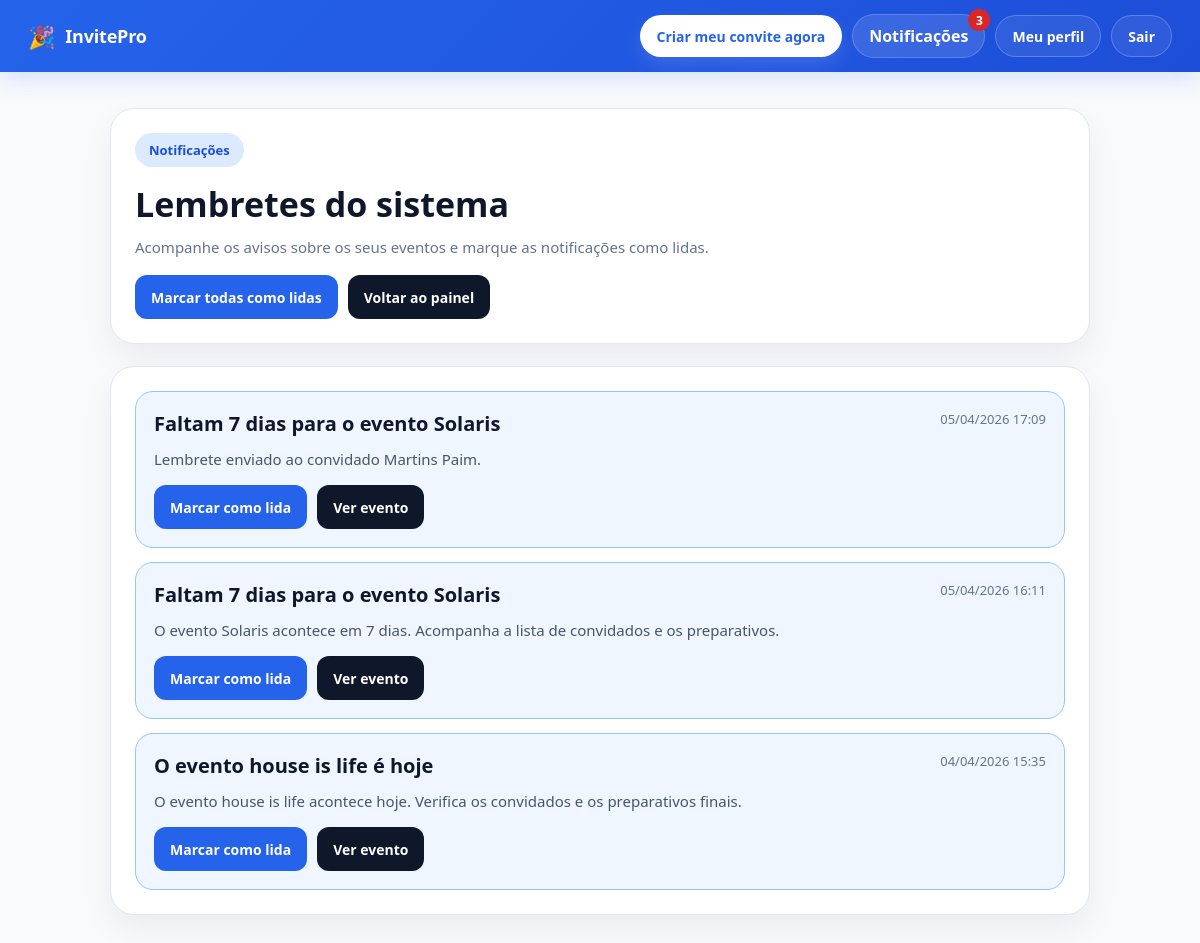
The app's page /notifications/ (signed in) with its own data.
### notifications/models.py (models this page shows, shortened)
class Notification(models.Model):
    user = models.ForeignKey(User, on_delete=models.CASCADE, related_name='notifications')
    event = models.ForeignKey('events.Event', on_delete=models.CASCADE, null=True, blank=True)
    title = models.CharField(max_length=255)
    message = models.TextField()
    days_left = models.IntegerField(null=True, blank=True)
    is_read = models.BooleanField(default=False)
    reminder_key = models.CharField(max_length=100, unique=True, null=True, blank=True)
    created_at = models.DateTimeField(auto_now_add=True)
    class Meta:
        ordering = ['-created_at']

### notifications/views.py (the view)
# urls.py: path('', views.notification_list, name='notification_list'),
@login_required
def notification_list(request):
    notifications = Notification.objects.filter(user=request.user).order_by('-created_at')
    return render(request, 'notifications/notification_list.html', {
        'notifications': notifications
    })

### notifications/context_processors.py (called while the page is built)
def notification_count(request):
    if request.user.is_authenticated:
        unread_count = Notification.objects.filter(
            user=request.user,
            is_read=False
        ).count()
    else:
        unread_count = 0
    return {
        'unread_notifications_count': unread_count
    }

### notifications/templates/notifications/notification_list.html (shortened to what this page needs)
{% extends "base.html" %}
{% block content %}
<div class="notifications-wrapper">
    <div class="page-card">
        <div class="page-top">
            <div>
                <div class="page-badge">Notificações</div>
                <h1 class="page-title">Lembretes do sistema</h1>
                <p class="page-subtitle">
                    Acompanhe os avisos sobre os seus eventos e marque as notificações como lidas.
                </p>
            </div>
            <div class="top-actions">
                <a href="{% url 'mark_all_notifications_read' %}" class="btn primary">Marcar todas como lidas</a>
                <a href="{% url 'home' %}" class="btn dark">Voltar ao painel</a>
            </div>
        </div>
    </div>
    <div class="list-card">
        {% if notifications %}
            <div class="notification-list">
                {% for notification in notifications %}
                    <div class="notification-item {% if not notification.is_read %}unread{% endif %}">
                        <div class="notification-top">
                            <h2 class="notification-title">{{ notification.title }}</h2>
                            <div class="notification-date">{{ notification.created_at|date:"d/m/Y H:i" }}</div>
                        </div>
                        <p class="notification-message">{{ notification.message }}</p>
                        <div class="notification-actions">
                            {% if not notification.is_read %}
                                <a href="{% url 'mark_notification_read' notification.id %}" class="btn primary">Marcar como lida</a>
                            {% endif %}
                            {% if notification.event %}
                                <a href="{% url 'event_detail' notification.event.id %}" class="btn dark">Ver evento</a>
                            {% endif %}
                        </div>
                    </div>
                {% endfor %}
            </div>
        {% else %}
            <div class="empty-box">
                Ainda não tens notificações.
            </div>
        {% endif %}
    </div>
</div>
{% endblock %}

### templates/base.html (style rules this page uses)
:root { --primary: #2563eb; --primary-dark: #1d4ed8; --primary-soft: #dbeafe; --dark: #0f172a; --dark-soft: #1e293b; --text: #1e293b; --muted: #64748b; --border: #e2e8f0; --bg: #f8fafc; --card: #ffffff; --success: #16a34a; --warning: #d97706; --danger: #dc2626; --radius-lg: 22px; --radius-md: 14px; --shadow: 0 12px 30px rgba(15, 23, 42, 0.08); --shadow-soft: 0 8px 20px rgba(15, 23, 42, 0.06); }
* { box-sizing: border-box; }
html { scroll-behavior: smooth; }
body { margin: 0; font-family: "Segoe UI", Arial, sans-serif; background: var(--bg); color: var(--text); }
a { color: inherit; }

### notifications/templates/notifications/notification_list.html (style rules this page uses)
.notifications-wrapper { max-width: 980px; margin: 8px auto 0; }
.page-card, .list-card { background: white; border: 1px solid #e2e8f0; border-radius: 24px; padding: 24px; box-shadow: 0 14px 32px rgba(15, 23, 42, 0.06); margin-bottom: 22px; }
.page-top { display: flex; justify-content: space-between; align-items: flex-start; gap: 16px; flex-wrap: wrap; }
.page-badge { display: inline-flex; align-items: center; background: #dbeafe; color: #1d4ed8; border-radius: 999px; padding: 8px 14px; font-size: 13px; font-weight: 700; margin-bottom: 14px; }
.page-title { margin: 0 0 8px 0; font-size: 34px; font-weight: 800; color: #0f172a; }
.page-subtitle { margin: 0; font-size: 15px; line-height: 1.6; color: #64748b; }
.top-actions { display: flex; gap: 10px; flex-wrap: wrap; }
.btn { display: inline-flex; align-items: center; justify-content: center; min-height: 44px; padding: 10px 16px; border-radius: 12px; text-decoration: none; font-size: 14px; font-weight: 700; border: none; cursor: pointer; transition: 0.2s ease; }
.btn.primary { background: #2563eb; color: white; }
.btn.dark { background: #0f172a; color: white; }
.notification-list { display: grid; gap: 14px; }
.notification-item { border: 1px solid #e2e8f0; border-radius: 18px; padding: 18px; background: #f8fafc; }
.notification-item.unread { border-color: #93c5fd; background: #eff6ff; }
.notification-top { display: flex; justify-content: space-between; align-items: flex-start; gap: 14px; flex-wrap: wrap; margin-bottom: 10px; }
.notification-title { margin: 0; font-size: 20px; font-weight: 800; color: #0f172a; }
.notification-date { font-size: 13px; color: #64748b; white-space: nowrap; }
.notification-message { margin: 0 0 14px 0; font-size: 15px; line-height: 1.6; color: #475569; }
.notification-actions { display: flex; gap: 10px; flex-wrap: wrap; }

### records on screen
Notification: title "Faltam 7 dias para o evento Solaris", created_at "05/04/2026 17:09", message "Lembrete enviado ao convidado Martins Paim.", is_read "Marcar como lida", shows "Ver evento"
Notification: title "Faltam 7 dias para o evento Solaris", created_at "05/04/2026 16:11", message "O evento Solaris acontece em 7 dias. Acompanha a lista de convidados e os preparativos.", is_read "Marcar como lida", shows "Ver evento"
Notification: title "O evento house is life é hoje", created_at "04/04/2026 15:35", message "O evento house is life acontece hoje. Verifica os convidados e os preparativos finais.", is_read "Marcar como lida", shows "Ver evento"

### other values on screen
{{ unread_notifications_count }} "3"
